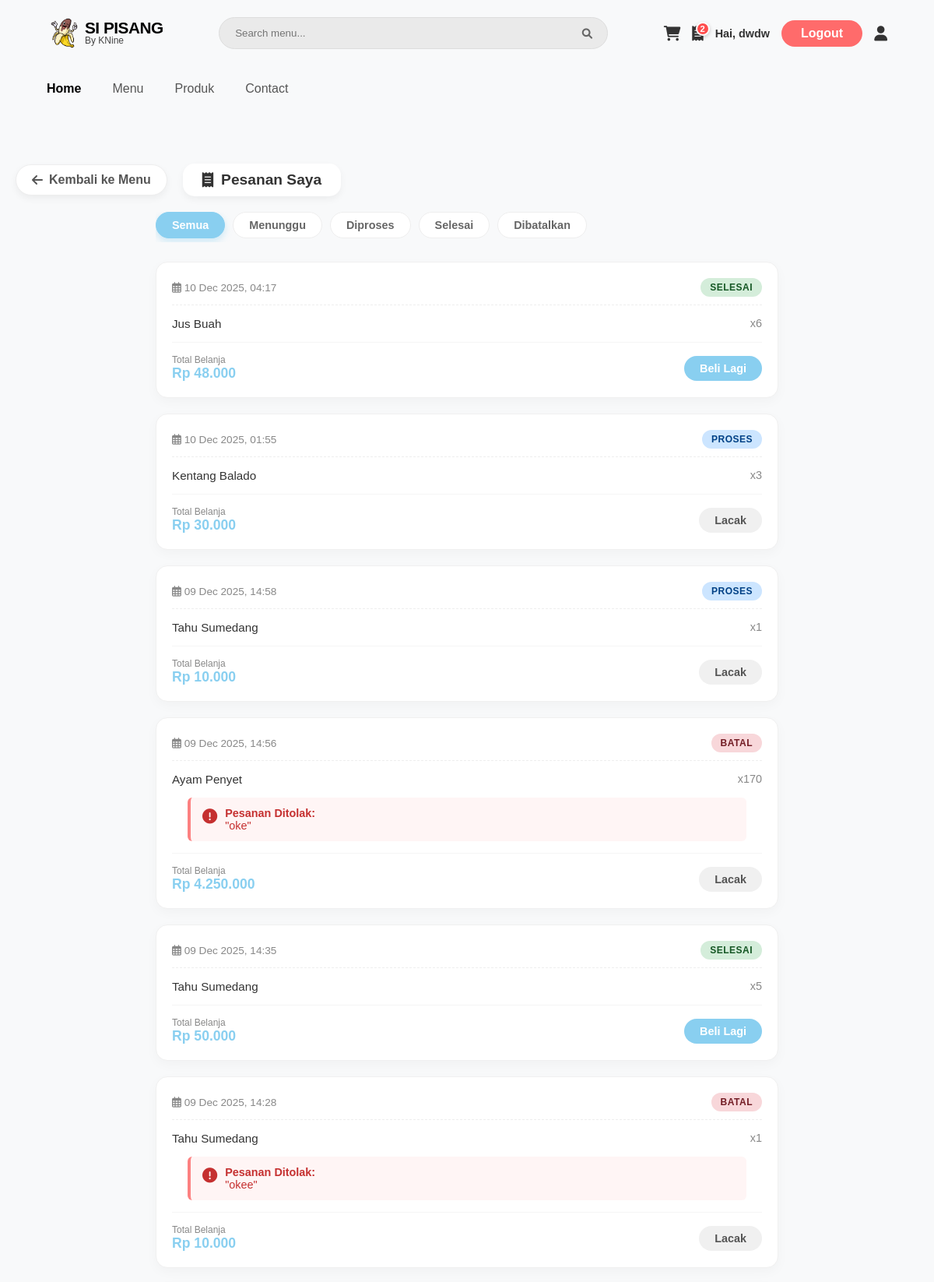
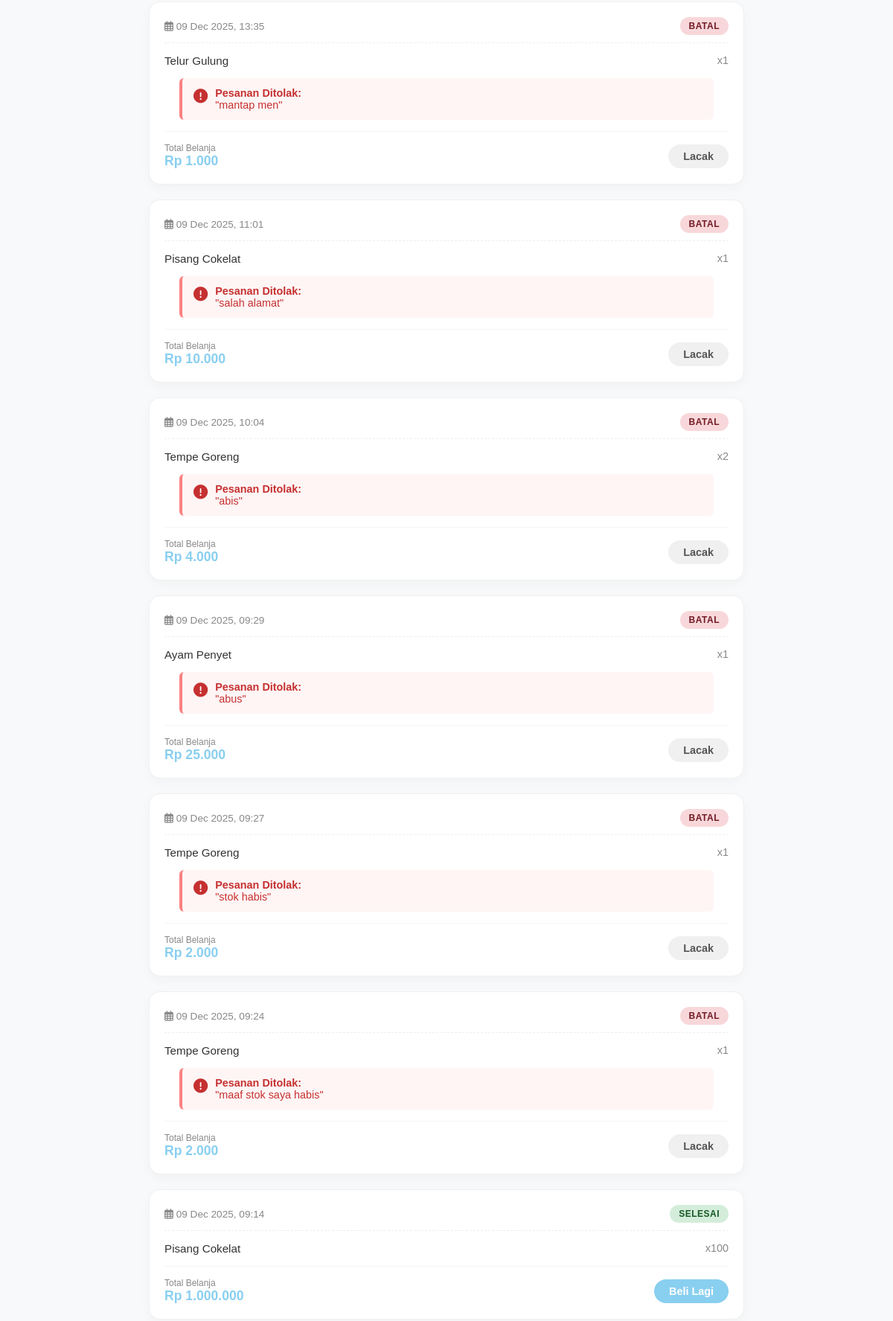
Screenshot of /index.php?action=my_orders (signed in, upper part) with the database file from the repository (2 pictures, top to bottom).
### tables this page shows
CREATE TABLE `pesanan` (
  `id` int NOT NULL AUTO_INCREMENT,
  `kode_pesanan` varchar(20) NOT NULL,
  `user_id` int NOT NULL,
  `total_harga` decimal(10,2) NOT NULL,
  `metode_bayar` enum('cash','qris') NOT NULL,
  `metode_kirim` enum('pickup','delivery') NOT NULL,
  `alamat_kirim` text,
  `catatan` text,
  `status` enum('pending','proses','selesai','batal') DEFAULT 'pending',
  `catatan_tolak` text,
  `tanggal` datetime DEFAULT CURRENT_TIMESTAMP,
  PRIMARY KEY (`id`),
  KEY `user_id` (`user_id`),
  CONSTRAINT `pesanan_ibfk_1` FOREIGN KEY (`user_id`) REFERENCES `users` (`id`)
);

CREATE TABLE `detail_pesanan` (
  `id` int NOT NULL AUTO_INCREMENT,
  `pesanan_id` int NOT NULL,
  `product_name` varchar(100) NOT NULL,
  `harga` decimal(10,2) NOT NULL,
  `qty` int NOT NULL,
  `subtotal` decimal(10,2) NOT NULL,
  `catatan` text,
  PRIMARY KEY (`id`),
  KEY `pesanan_id` (`pesanan_id`),
  CONSTRAINT `detail_pesanan_ibfk_1` FOREIGN KEY (`pesanan_id`) REFERENCES `pesanan` (`id`) ON DELETE CASCADE
);

### controllers/CartController.php (called while the page is built, shortened)
<?php
class CartController {
    public function my_orders() {
        $userId = $_SESSION['user_id'];
        $statusFilter = isset($_GET['status']) ? $_GET['status'] : 'all';
        $database = new Database();
        $db = $database->getConnection();
        $sql = "SELECT * FROM pesanan WHERE user_id = :uid";
        $sql .= " ORDER BY tanggal DESC";
        $stmt = $db->prepare($sql);
        $stmt->bindParam(':uid', $userId);
        $stmt->execute();
        $orders = $stmt->fetchAll(PDO::FETCH_ASSOC);
        foreach ($orders as &$order) {
            $sqlItem = "SELECT product_name, qty FROM detail_pesanan WHERE pesanan_id = :pid";
            $stmtItem = $db->prepare($sqlItem);
            $stmtItem->bindParam(':pid', $order['id']);
            $stmtItem->execute();
            $order['items'] = $stmtItem->fetchAll(PDO::FETCH_ASSOC);
        }
        $data = [
            'title' => 'Pesanan Saya - Si Pisang',
            'orders' => $orders,
            'current_status' => $statusFilter
        ];
        require 'views/my_orders.php';
    }
}
?>

### views/my_orders.php (the view, shortened to what this page needs)
<!DOCTYPE html>
<html lang="id">
<head>
    <link rel="stylesheet" href="public/css/style.css">
    <link rel="stylesheet" href="https://cdnjs.cloudflare.com/ajax/libs/font-awesome/6.0.0/css/all.min.css">
</head>
<body class="no-animation">
    <?php include 'views/components/header.php'; ?>
    <main class="container" style="margin-top: 40px;">
        <div class="page-header-wrapper">
            <a href="index.php" class="btn-back">
                <i class="fas fa-arrow-left"></i> Kembali ke Menu
            </a>
            <div class="page-title-box">
                <i class="fas fa-receipt"></i> Pesanan Saya
            </div>
        </div>
        <div class="orders-container">
            <?php $s = $data['current_status']; ?>
            <div class="user-filter-bar">
                <a href="index.php?action=my_orders&status=all"
                   class="user-filter-btn <?= $s == 'all' ? 'active' : '' ?>">Semua</a>
                <a href="index.php?action=my_orders&status=pending"
                   class="user-filter-btn <?= $s == 'pending' ? 'active' : '' ?>">Menunggu</a>
                <a href="index.php?action=my_orders&status=proses"
                   class="user-filter-btn <?= $s == 'proses' ? 'active' : '' ?>">Diproses</a>
                <a href="index.php?action=my_orders&status=selesai"
                   class="user-filter-btn <?= $s == 'selesai' ? 'active' : '' ?>">Selesai</a>
                <a href="index.php?action=my_orders&status=batal"
                   class="user-filter-btn <?= $s == 'batal' ? 'active' : '' ?>">Dibatalkan</a>
            </div>
            <?php if(empty($data['orders'])): ?>
                <div class="empty-state">
                    <i class="fas fa-box-open"></i>
                    <h3>Tidak ada pesanan di tab ini</h3>
                    <p>Coba cek tab lain atau buat pesanan baru.</p>
                    <a href="index.php" class="btn-checkout">Belanja Sekarang</a>
                </div>
            <?php else: ?>
                <div class="order-grid">
                    <?php foreach($data['orders'] as $order): ?>
                    <div class="order-card">
                        <div class="order-header">
                            <span class="order-date">
                                <i class="far fa-calendar-alt"></i>
                                <?= date('d M Y, H:i', strtotime($order['tanggal'])) ?>
                            </span>
                            <?php
                                $statusClass = '';
                                if($order['status'] == 'pending') $statusClass = 'status-pending';
                                else if($order['status'] == 'proses') $statusClass = 'status-proses';
                                else if($order['status'] == 'selesai') $statusClass = 'status-selesai';
                                else $statusClass = 'status-batal';
                            ?>
                            <span class="status-pill <?= $statusClass ?>">
                                <?= ucfirst($order['status']) ?>
                            </span>
                        </div>
                        <div class="order-body">
                            <div class="order-items-list">
                                <?php foreach($order['items'] as $item): ?>
                                    <div class="item-row">
                                        <span class="item-name"><?= $item['product_name'] ?></span>
                                        <span class="item-qty">x<?= $item['qty'] ?></span>
                                    </div>
                                <?php endforeach; ?>
                            </div>
                        </div>
                        <?php if($order['status'] == 'batal' && !empty($order['catatan_tolak'])): ?>
                            <div class="reject-alert">
                                <i class="fas fa-exclamation-circle"></i>
                                <div>
                                    <strong>Pesanan Ditolak:</strong><br>
                                    "<?= $order['catatan_tolak'] ?>"
                                </div>
                            </div>
                        <?php endif; ?>
                        <div class="order-footer">
                            <div class="total-price">
                                <small>Total Belanja</small>
                                <strong>Rp <?= number_format($order['total_harga'], 0, ',', '.') ?></strong>
                            </div>
                           <?php if($order['status'] == 'selesai'): ?>
                                <a href="index.php?action=reorder&id=<?= $order['id'] ?>" class="btn-review" style="text-decoration: none; display: inline-block; text-align: center;">
                                    Beli Lagi
                                </a>
                            <?php else: ?>
                                <button class="btn-track" onclick="trackOrder('<?= $order['kode_pesanan'] ?>')">
                                    Lacak
                                </button>
                            <?php endif; ?>
                        </div>
                    </div>
                    <?php endforeach; ?>
                </div>
            <?php endif; ?>
        </div>
    </main>
</body>
</html>

### public/css/style.css (style rules this page uses)
* { margin: 0; padding: 0; box-sizing: border-box; font-family: 'Poppins', sans-serif; }
html { scroll-behavior: smooth; }
body { background-color: #f8f9fa; color: #333; overflow-x: hidden; padding-top: 170px; }
.container { max-width: 1200px; margin: 0 auto; padding: 0 20px 20px 20px; }
a { text-decoration: none; }
.page-header-wrapper { margin-bottom: 20px; display: flex; align-items: center; gap: 20px; flex-wrap: wrap; }
.btn-back { display: inline-flex; align-items: center; gap: 8px; background: #fff; padding: 10px 20px; border-radius: 30px; font-weight: 600; color: #555; box-shadow: 0 4px 10px rgba(0, 0, 0, 0.05); transition: all 0.3s ease; border: 1px solid #eee; }
.page-title-box { background: #fff; padding: 10px 25px; border-radius: 15px; font-weight: 800; font-size: 1.2rem; color: #333; box-shadow: 0 4px 10px rgba(0, 0, 0, 0.05); display: inline-flex; align-items: center; gap: 10px; }
main.container { position: relative; z-index: 1; }
.orders-container { max-width: 800px; margin: 0 auto; }
.order-grid { display: flex; flex-direction: column; gap: 20px; }
.order-card { background: #fff; border-radius: 15px; padding: 20px; box-shadow: 0 5px 15px rgba(0, 0, 0, 0.03); border: 1px solid #f0f0f0; transition: transform 0.2s; }
.order-header { display: flex; justify-content: space-between; align-items: center; border-bottom: 1px dashed #eee; padding-bottom: 10px; margin-bottom: 15px; }
.order-date { font-size: 0.85rem; color: #888; font-weight: 500; }
.status-pill { padding: 5px 12px; border-radius: 20px; font-size: 0.75rem; font-weight: 700; text-transform: uppercase; letter-spacing: 0.5px; }
.status-proses { background: #cce5ff; color: #004085; }
.status-selesai { background: #d4edda; color: #155724; }
.status-batal { background: #f8d7da; color: #721c24; }
.order-items-list { display: flex; flex-direction: column; gap: 5px; margin-bottom: 15px; }
.item-row { display: flex; justify-content: space-between; font-size: 0.95rem; }
.item-name { color: #333; font-weight: 500; }
.item-qty { color: #888; font-size: 0.9rem; }
.order-footer { display: flex; justify-content: space-between; align-items: center; padding-top: 15px; border-top: 1px solid #f5f5f5; }
.total-price small { display: block; font-size: 0.75rem; color: #888; }
.total-price strong { font-size: 1.1rem; color: #89CFF0; }
.btn-track, .btn-review { padding: 8px 20px; border-radius: 20px; font-weight: 600; font-size: 0.9rem; cursor: pointer; transition: 0.2s; border: none; }
.btn-track { background: #f0f0f0; color: #555; }
.btn-review { background: #89CFF0; color: #fff; }
.reject-alert { background-color: #fff5f5; border-left: 4px solid #fc8181; color: #c53030; padding: 12px 15px; margin: 0 20px 15px 20px; border-radius: 6px; font-size: 0.9rem; display: flex; align-items: start; gap: 10px; }
.reject-alert i { font-size: 1.2rem; margin-top: 2px; }
.user-filter-bar { display: flex; justify-content: flex-start; gap: 10px; margin-bottom: 25px; overflow-x: auto; padding-bottom: 5px; white-space: nowrap; }
.user-filter-btn { padding: 8px 20px; border-radius: 20px; background: #fff; border: 1px solid #eee; color: #666; font-size: 0.9rem; font-weight: 600; transition: all 0.3s ease; text-decoration: none; }
.user-filter-btn.active { background: #89CFF0; color: #fff; border-color: #89CFF0; box-shadow: 0 4px 10px rgba(137, 207, 240, 0.4); }

### rows the page displays
pesanan: tanggal "10 Dec 2025, 04:17", status "SELESAI", total_harga "48.000"
detail_pesanan: product_name "Jus Buah", qty "6"
pesanan: tanggal "10 Dec 2025, 01:55", status "PROSES", total_harga "30.000"
detail_pesanan: product_name "Kentang Balado", qty "3"
pesanan: tanggal "09 Dec 2025, 14:58", status "PROSES", total_harga "10.000"
detail_pesanan: product_name "Tahu Sumedang", qty "1"
pesanan: tanggal "09 Dec 2025, 14:56", status "BATAL", catatan_tolak "oke", total_harga "4.250.000"
detail_pesanan: product_name "Ayam Penyet", qty "170"
pesanan: tanggal "09 Dec 2025, 14:35", status "SELESAI", total_harga "50.000"
detail_pesanan: product_name "Tahu Sumedang", qty "5"
pesanan: tanggal "09 Dec 2025, 14:28", status "BATAL", catatan_tolak "okee", total_harga "10.000"
pesanan: tanggal "09 Dec 2025, 13:35", status "BATAL", catatan_tolak "mantap men", total_harga "1.000"
detail_pesanan: product_name "Telur Gulung", qty "1"
pesanan: tanggal "09 Dec 2025, 11:01", status "BATAL", catatan_tolak "salah alamat", total_harga "10.000"
detail_pesanan: product_name "Pisang Cokelat", qty "1"
pesanan: tanggal "09 Dec 2025, 10:04", status "BATAL", catatan_tolak "abis", total_harga "4.000"
detail_pesanan: product_name "Tempe Goreng", qty "2"
pesanan: tanggal "09 Dec 2025, 09:29", status "BATAL", catatan_tolak "abus", total_harga "25.000"
detail_pesanan: product_name "Ayam Penyet", qty "1"
pesanan: tanggal "09 Dec 2025, 09:27", status "BATAL", catatan_tolak "stok habis", total_harga "2.000"
detail_pesanan: product_name "Tempe Goreng", qty "1"
pesanan: tanggal "09 Dec 2025, 09:24", status "BATAL", catatan_tolak "maaf stok saya habis", total_harga "2.000"
pesanan: tanggal "09 Dec 2025, 09:14", status "SELESAI", total_harga "1.000.000"
detail_pesanan: product_name "Pisang Cokelat", qty "100"

### other values shown
$orderCount "2"
$_SESSION['nama_user'] "dwdw"
